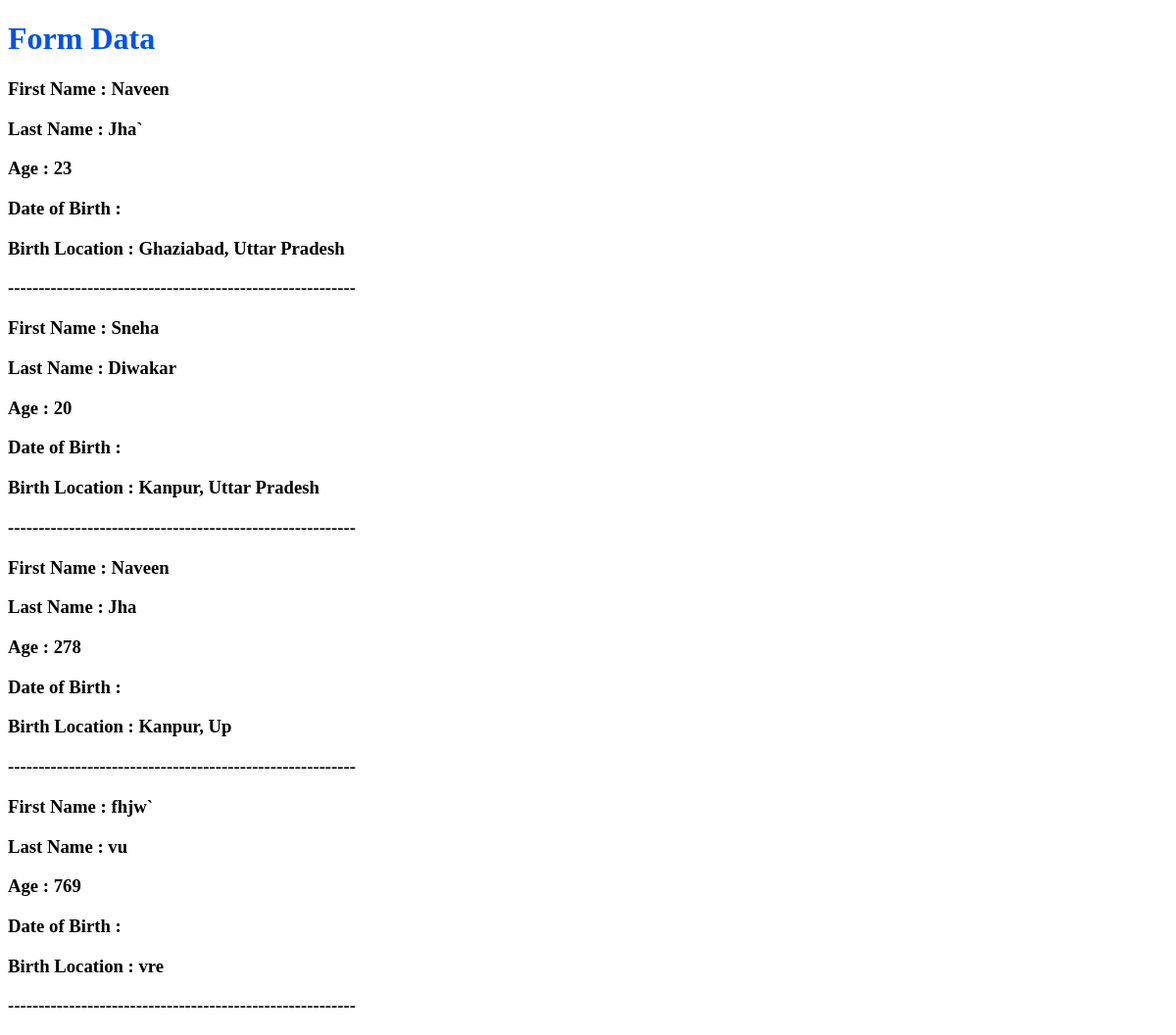
Page /data on the committed database.
### forms/models.py (models this page shows, shortened)
class DigitalForm(models.Model):
    first_name = models.CharField(max_length=50)
    last_name = models.CharField(max_length=50)
    age = models.IntegerField()
    date_of_birth = models.DateField
    birth_place = models.CharField(max_length=50)

### forms/views.py (the view)
# urls.py: path('data', DigitalForm_data, name = 'd_data'),
def DigitalForm_data(request):
   digitalForm = DigitalForm.objects.all()
   context = {'digitalForm':digitalForm }
   return render(request, 'forms/form.html' ,context)

### forms/templates/forms/form.html
{% extends 'base.html' %}
{% block content %}
<h1>Form Data</h1>
 {% for data in digitalForm %}
   <h3> First Name : {{data.first_name}}</h3>
   <h3> Last Name : {{data.last_name}}</h3>
   <h3> Age : {{data.age}}</h3>
   <h3> Date of Birth : {{data.data_of_birth}}</h3>
   <h3> Birth Location : {{data.birth_place}}</h3>
   <h3> --------------------------------------------------------- </h3>
 {% endfor %}
{% endblock %}

### static/css/style.css (style rules this page uses)
h1 { color:#0052EA }

### rows in the picture
DigitalForm: first_name "Naveen", last_name "Jha`", age "23", birth_place "Ghaziabad, Uttar Pradesh"
DigitalForm: first_name "Sneha", last_name "Diwakar", age "20", birth_place "Kanpur, Uttar Pradesh"
DigitalForm: first_name "Naveen", last_name "Jha", age "278", birth_place "Kanpur, Up"
DigitalForm: first_name "fhjw`", last_name "vu", age "769", birth_place "vre"
